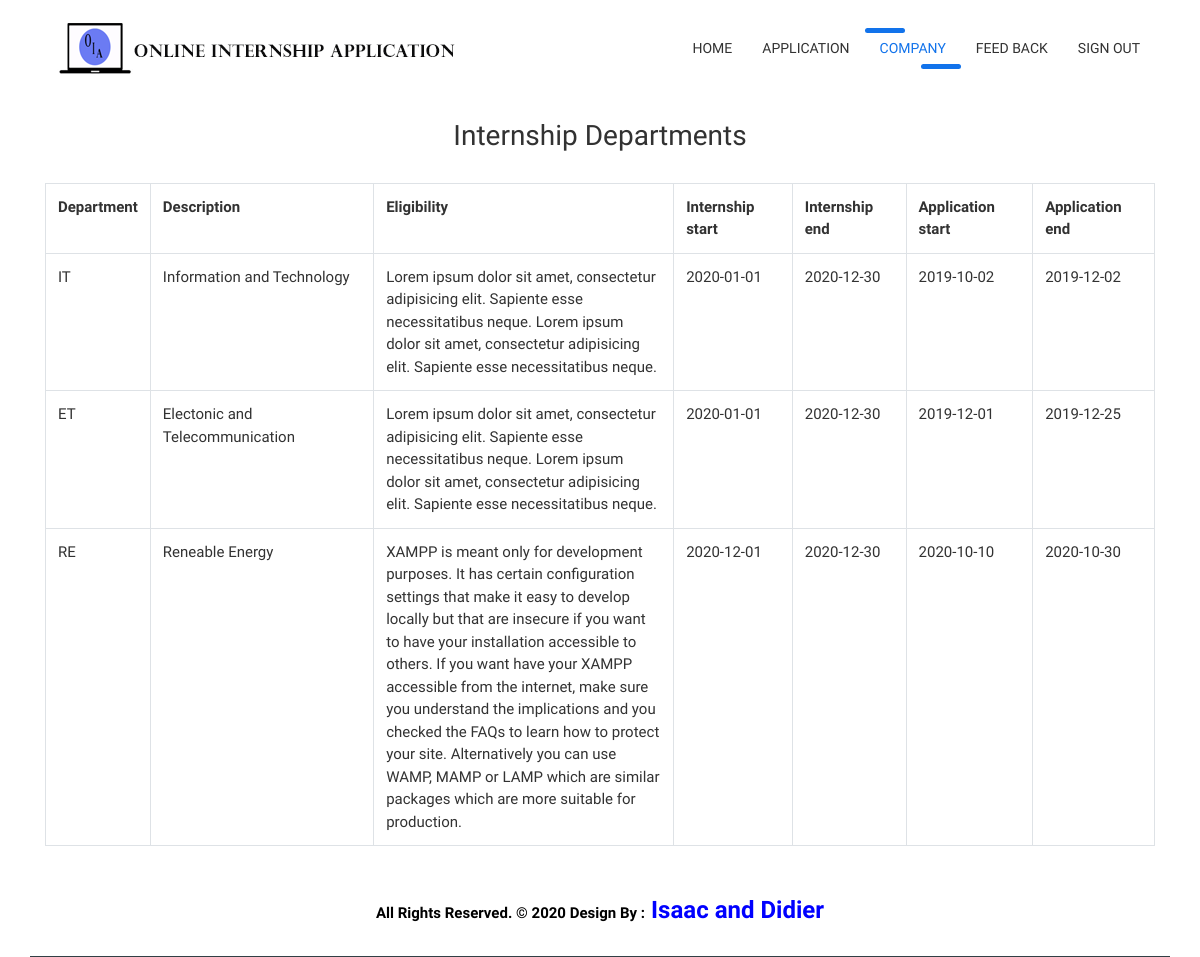
The app's page /companyDetail1.php?company_id=10, older data.
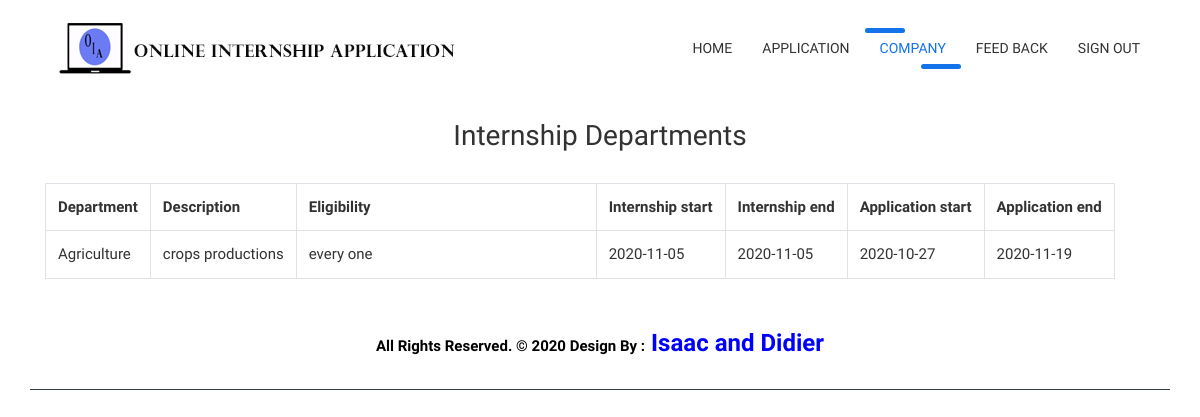
The same page, newer data.
### tables this page shows
CREATE TABLE `company_internship` (
  `internship_id` int NOT NULL AUTO_INCREMENT,
  `department_name` varchar(50) NOT NULL,
  `description` varchar(200) NOT NULL,
  `eligibility` varchar(500) NOT NULL,
  `start` date NOT NULL,
  `end` date NOT NULL,
  `needed_number` int NOT NULL,
  `application_start` date NOT NULL,
  `application_end` date NOT NULL,
  `application_limit` int NOT NULL,
  `company_id` int NOT NULL,
  `status` enum('pending','open','closed','deleted') DEFAULT 'pending',
  `regdate` datetime DEFAULT CURRENT_TIMESTAMP,
  PRIMARY KEY (`internship_id`),
  KEY `company_id` (`company_id`),
  CONSTRAINT `company_internship_ibfk_1` FOREIGN KEY (`company_id`) REFERENCES `company` (`company_id`) ON DELETE RESTRICT ON UPDATE RESTRICT
);

### companyDetail1.php (the view, shortened to what this page needs)
<!DOCTYPE html>
<html lang="en">
<head>
<head>
	<link href="Bootstrap/bootstrap/css/bootstrap.min.css" rel="stylesheet">
	<link href="css/all.css" rel="stylesheet">
	<link href="css/owl.carousel.min.css" rel="stylesheet">
	<link href="css/style.css" rel="stylesheet">
</head>
<body>
<div class="wrapper-main">
    <nav class="navbar navbar-expand-lg navbar-dark bg-light top-nav">
        <div class="container">
            <a class="navbar-brand" href="index.php">
				<img src="images/logo1.png" alt="logo" />
            </a>
            <div class="collapse navbar-collapse" id="navbarResponsive">
				<ul class="navbar-nav ml-auto">
					<li class="nav-item">
						<a class="nav-link" href="index_applicant.php">Home</a>
					</li>
					<li class="nav-item">
						<a class="nav-link" href="application_applicant.php">Application</a>
					</li>
					<li class="nav-item">
						<a class="nav-link  active" href="company_applicant.php">Company</a>
					</li>
					<li class="nav-item">
						<a class="nav-link" href="feedback.php">Feed back</a>
					</li>
					<li class="nav-item">
						<a class="nav-link" href="signout.php">Sign Out</a>
					</li>
				</ul>
            </div>
        </div>
    </nav>
    <div class="container">
			    	<br><center>
			    			<h3>
			    			Internship Departments
			    			</h3>
			    		</center>
			    	<br>
<?php
$con=mysqli_connect("localhost","root","","internship");
$company_id=$_GET['company_id'];
$a="select company.company_id,company.name,company_internship.internship_id,company_internship.department_name,company_internship.description,company_internship.eligibility,company_internship.start,company_internship.end,company_internship.needed_number,company_internship.application_start,company_internship.application_end,application_limit,company_internship.company_id,company_internship.status,company_internship.regdate from company,company_internship where company.company_id=company_internship.company_id and company_internship.company_id='$company_id'";
$b=mysqli_query($con,$a);
echo "<table  class='table table-bordered' style='width:auto;'><tr class='danger'><th>Department</th><th>Description</th><th>Eligibility</th><th>Internship start</th><th>Internship end</th><th>Application start</th><th>Application end</th></tr>";
while($row=mysqli_fetch_array($b))
{
echo "<tr><td>".$row['department_name']."</td><td>".$row['description']."</td><td width='300px'>".$row['eligibility']."</td><td>".$row['start']."</td><td>".$row['end']."</td><td>".$row['application_start']."</td><td>".$row['application_end']."</td></tr>";
}
echo "</table>";
?>
		</div>
	</div>
    <footer class="container-fluid text-center">
    	<div class="container bottom_border">
    		<div class="container">
    			<p class="copyright text-center" style="color: black;"><b>All Rights Reserved. &copy; 2020 Design By :<font color="blue" size="5"> Isaac and Didier</font></b></p>
    		</div>
  		</div>
	</footer>
</body>
</html>

Row changes from the older to the newer data that the page shows:
removed company_internship: department_name "IT", description "Information and Technology", eligibility "Lorem ipsum dolor sit amet, consectetur adipisicing elit. Sapiente esse necessitatibus neque. Lorem ipsum dolor sit amet, consectetur adipisicing elit. Sapiente esse necessitatibus neque.", start "2020-01-01", end "2020-12-30", application_start "2019-10-02", application_end "2019-12-02"
removed company_internship: department_name "ET", description "Electonic and Telecommunication", eligibility "Lorem ipsum dolor sit amet, consectetur adipisicing elit. Sapiente esse necessitatibus neque. Lorem ipsum dolor sit amet, consectetur adipisicing elit. Sapiente esse necessitatibus neque.", start "2020-01-01", end "2020-12-30", application_start "2019-12-01", application_end "2019-12-25"
removed company_internship: department_name "RE", description "Reneable Energy", eligibility "XAMPP is meant only for development purposes. It has certain configuration settings that make it easy to develop locally but that are insecure if you want to have your installation accessible to others. If you want have your XAMPP accessible from the internet, make sure you understand the implications and you checked the FAQs to learn how to protect your site. Alternatively you can use WAMP, MAMP or LAMP which are similar packages which are more suitable for production.", start "2020-12-01", end "2020-12-30", application_start "2020-10-10", application_end "2020-10-30"
added company_internship: department_name "Agriculture", description "crops productions", eligibility "every one", start "2020-11-05", end "2020-11-05", application_start "2020-10-27", application_end "2020-11-19"
